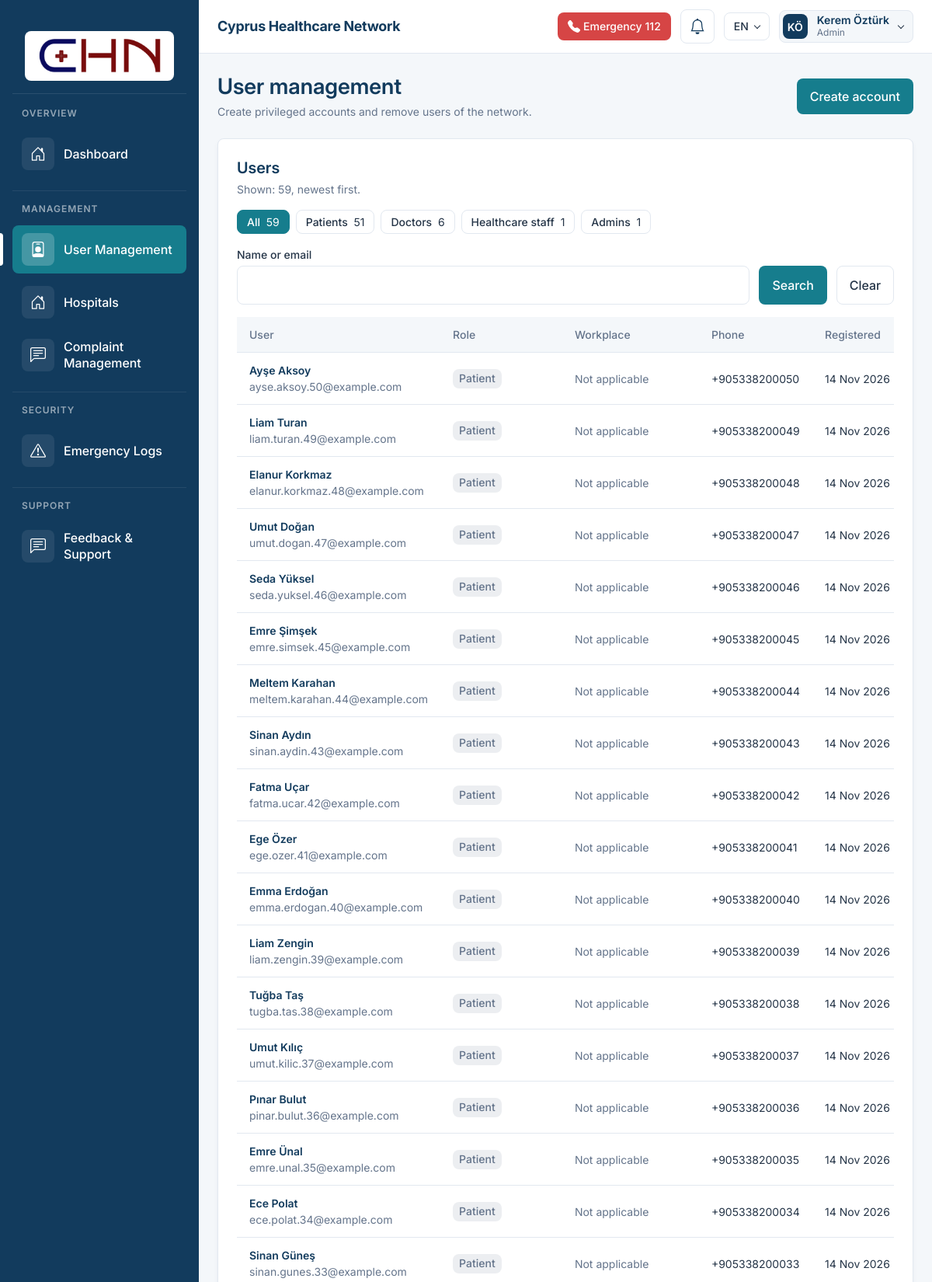
The app's page /pages/user-management.php (signed in, upper part) with its own data.
### tables this page shows
CREATE TABLE `user` (
  `user_id` INT NOT NULL AUTO_INCREMENT,
  `email` VARCHAR(255) NOT NULL,
  `password` VARCHAR(255) NOT NULL,  
  `role` ENUM('patient','doctor','healthcare_staff','admin') NOT NULL DEFAULT 'patient',
  `name` VARCHAR(255) NOT NULL,
  `surname` VARCHAR(255) NOT NULL,
  `gender` VARCHAR(255) NULL,
  `birth_date` DATE NULL,
  `nationality` CHAR(2) NULL,
  `national_id` VARCHAR(50) NULL,
  `phone` VARCHAR(16) NULL,
  `verify` TINYINT(1) NOT NULL DEFAULT 0,
  `verify_token` VARCHAR(64) NULL,
  `failed_attempts` TINYINT UNSIGNED NOT NULL DEFAULT 0,
  `locked_until` DATETIME NULL,
  `created_at` DATETIME NOT NULL DEFAULT CURRENT_TIMESTAMP,
  PRIMARY KEY (`user_id`),
  UNIQUE KEY `uq_user_email` (`email`),
  KEY `idx_user_verify_token` (`verify_token`)
);

### pages/user-management.php (the view, shortened to what the rows shown need)
<?php
$chnProjectRoot = dirname(__DIR__);
require_once $chnProjectRoot . '/backend/auth.php';
require_once $chnProjectRoot . '/include/i18n.php';
require_once $chnProjectRoot . '/include/departments.php';
$sessionUser = requireRole(['admin'], false);
$usersRoles = [
    'patient'          => t('role.patient'),
    'doctor'           => t('role.doctor'),
    'healthcare_staff' => t('role.healthcare_staff'),
    'admin'            => t('role.admin'),
];
$usersRoleBadges = [
    'patient'          => 'neutral',
    'doctor'           => 'info',
    'healthcare_staff' => 'success',
    'admin'            => 'warning',
];
$usersRoleTabs = [
    'patient'          => t('users.tab_patient'),
    'doctor'           => t('users.tab_doctor'),
    'healthcare_staff' => t('users.tab_healthcare_staff'),
    'admin'            => t('users.tab_admin'),
];
function usersEscape(string $value): string
{
    return htmlspecialchars($value, ENT_QUOTES | ENT_SUBSTITUTE, 'UTF-8');
}
function usersUrl(array $state, array $changes = []): string
{
    $params = array_filter(
        array_merge($state, $changes),
        static fn ($value): bool => $value !== null && $value !== ''
    );
    return $params === [] ? 'user-management.php' : 'user-management.php?' . http_build_query($params);
}
function usersWorkplace(array $user, array $hospitals, array $departments): string
{
    $deptId = $user['department_id'] !== null ? (int) $user['department_id'] : null;
    $department = $deptId !== null && isset($departments[$deptId]) ? $departments[$deptId] : null;
    $hospitalId = $user['hospital_id'] !== null
        ? (int) $user['hospital_id']
        : ($department !== null && $department['hospital_id'] !== null ? (int) $department['hospital_id'] : null);
    if ($hospitalId === null || !isset($hospitals[$hospitalId])) {
        return '';
    }
    return ($department !== null ? chnDepartmentLabel($department['department_name']) . ' · ' : '') . $hospitals[$hospitalId];
}
$usersHospitals = [];
$usersDepartments = [];
$usersAll = [];
try {
    $pdo = chnGetPdo();
    $hospRows = $pdo->query('SELECT hospital_id, hospital_name FROM `hospital` ORDER BY hospital_name ASC')->fetchAll();
    foreach ($hospRows as $row) {
        $usersHospitals[(int) $row['hospital_id']] = (string) $row['hospital_name'];
    }
    $deptRows = $pdo->query('SELECT department_id, department_name, hospital_id FROM `department` ORDER BY department_name ASC')->fetchAll();
    foreach ($deptRows as $row) {
        $usersDepartments[(int) $row['department_id']] = [
            'department_name' => (string) $row['department_name'],
            'hospital_id' => $row['hospital_id'] !== null ? (int) $row['hospital_id'] : null,
        ];
    }
    $userRows = $pdo->query(
        'SELECT u.user_id, u.email, u.role, u.name, u.surname, u.gender, u.phone,
                u.birth_date, u.nationality, u.national_id, u.created_at,
                COALESCE(s.hospital_id, dd.hospital_id) AS hospital_id,
                COALESCE(d.department_id, s.department_id) AS department_id
         FROM `user` u
         LEFT JOIN `doctor` d ON d.user_id = u.user_id
         LEFT JOIN `department` dd ON dd.department_id = d.department_id
         LEFT JOIN `staff` s ON s.user_id = u.user_id
         ORDER BY u.created_at DESC, u.user_id DESC'
    )->fetchAll();
    foreach ($userRows as $row) {
        $uid = (int) $row['user_id'];
        $usersAll[$uid] = [
            'user_id' => $uid,
            'name' => (string) $row['name'],
            'surname' => (string) $row['surname'],
            'email' => (string) $row['email'],
            'role' => (string) $row['role'],
            'gender' => $row['gender'] !== null ? (string) $row['gender'] : '',
            'phone' => $row['phone'] !== null ? (string) $row['phone'] : null,
            'birth_date' => $row['birth_date'] !== null ? (string) $row['birth_date'] : '',
            'nationality' => $row['nationality'] !== null ? (string) $row['nationality'] : '',
            'national_id' => $row['national_id'] !== null ? (string) $row['national_id'] : '',
            'hospital_id' => $row['hospital_id'] !== null ? (int) $row['hospital_id'] : null,
            'department_id' => $row['department_id'] !== null ? (int) $row['department_id'] : null,
            'created_at' => (string) $row['created_at'],
        ];
    }
} catch (Throwable $e) {
    chnLogError('User management load error: ' . $e->getMessage());
}
$usersFilterRole = isset($_GET['filter_role']) && is_string($_GET['filter_role']) && isset($usersRoles[$_GET['filter_role']])
    ? $_GET['filter_role']
    : null;
$usersQuery = isset($_GET['q']) && is_string($_GET['q']) ? mb_substr(trim($_GET['q']), 0, 100) : '';
$usersState = ['filter_role' => $usersFilterRole, 'q' => $usersQuery];
$usersMatching = array_filter($usersAll, static function (array $user) use ($usersQuery): bool {
    return $usersQuery === ''
        || mb_stripos($user['name'] . ' ' . $user['surname'], $usersQuery) !== false
        || mb_stripos($user['email'], $usersQuery) !== false;
});
$usersCounts = array_fill_keys(array_keys($usersRoles), 0);
foreach ($usersMatching as $usersItem) {
    if (isset($usersCounts[$usersItem['role']])) {
        $usersCounts[$usersItem['role']] += 1;
    }
}
$usersRows = array_filter(
    $usersMatching,
    static fn (array $user): bool => $usersFilterRole === null || $user['role'] === $usersFilterRole
);
$chnUserName = trim($sessionUser['name'] . ' ' . $sessionUser['surname']);
?>
<!DOCTYPE html>
<html lang="<?= usersEscape(chnLang()) ?>">
<head>
    <link rel="stylesheet" href="../css/style.css?v=<?= filemtime($chnProjectRoot . '/css/style.css') ?>">
    <link rel="stylesheet" href="../css/user-management.css?v=<?= filemtime($chnProjectRoot . '/css/user-management.css') ?>">
</head>
<body>
<?php
require $chnProjectRoot . '/include/left-sidebar.php';
require $chnProjectRoot . '/include/top-bar.php';
?>
<main class="content" id="main-content" tabindex="-1">
    <div class="content__inner users">
        <div class="page-header">
            <div>
                <h1 class="page-header__title"><?= te('users.title') ?></h1>
            </div>
        </div>
        <section class="card users-list" id="users-list" aria-labelledby="users-list-title">
            <header class="card__header">
                <div>
                    <h2 class="card__title" id="users-list-title"><?= te('users.list_title') ?></h2>
                </div>
            </header>
            <nav aria-label="<?= te('users.filter_by_role') ?>">
                <ul class="users-tabs">
                    <?php foreach ($usersRoleTabs as $usersRoleKey => $usersRoleLabel): ?>
                        <li>
                            <a class="users-tabs__link" href="<?= usersEscape(usersUrl($usersState, ['filter_role' => $usersRoleKey]) . '#users-list') ?>"
                               <?= $usersFilterRole === $usersRoleKey ? 'aria-current="page"' : '' ?>>
                                <?= usersEscape($usersRoleLabel) ?> <span class="users-tabs__count" data-users-count="<?= usersEscape($usersRoleKey) ?>"><?= (int) $usersCounts[$usersRoleKey] ?></span>
                            </a>
                        </li>
                    <?php endforeach; ?>
                </ul>
            </nav>
            <div class="table-responsive" id="users-table" <?= $usersRows === [] ? 'hidden' : '' ?>>
                <table class="table users-table">
                    <thead>
                        <tr>
                            <th scope="col"><?= te('users.col_user') ?></th>
                            <th scope="col"><?= te('users.role') ?></th>
                            <th scope="col"><?= te('users.col_workplace') ?></th>
                            <th scope="col"><?= te('users.phone') ?></th>
                            <th scope="col"><?= te('users.col_registered') ?></th>
                        </tr>
                    </thead>
                    <tbody>
                        <?php foreach ($usersRows as $usersId => $usersItem): ?>
                            <?php
                                $usersFullName = $usersItem['name'] . ' ' . $usersItem['surname'];
                                $usersWorkplace = usersWorkplace($usersItem, $usersHospitals, $usersDepartments);
                                $usersCreated = new DateTimeImmutable($usersItem['created_at']);
                            ?>
                            <tr data-users-row="<?= (int) $usersId ?>" data-users-role="<?= usersEscape($usersItem['role']) ?>">
                                <th scope="row">
                                    <span class="users-table__name">
                                        <?= usersEscape($usersFullName) ?>
                                    </span>
                                    <span class="users-table__sub"><?= usersEscape($usersItem['email']) ?></span>
                                </th>
                                <td><span class="badge badge--<?= usersEscape($usersRoleBadges[$usersItem['role']] ?? 'neutral') ?>"><?= usersEscape($usersRoles[$usersItem['role']] ?? $usersItem['role']) ?></span></td>
                                <td class="users-table__workplace"><?= $usersWorkplace !== '' ? usersEscape($usersWorkplace) : '<span class="users-table__none">' . te('users.not_applicable') . '</span>' ?></td>
                                <td class="users-table__nowrap"><?= $usersItem['phone'] !== null && $usersItem['phone'] !== '' ? usersEscape($usersItem['phone']) : '<span class="users-table__none">' . te('users.not_provided') . '</span>' ?></td>
                                <td class="users-table__nowrap"><time datetime="<?= usersEscape($usersCreated->format('Y-m-d')) ?>"><?= usersEscape(chnDate($usersCreated, 'medium')) ?></time></td>
                            </tr>
                        <?php endforeach; ?>
                    </tbody>
                </table>
            </div>
        </section>
    </div>
</main>
</body>
</html>

### include/top-bar.php (shortened to what the rows shown need)
<?php
require_once __DIR__ . '/i18n.php';
$chnSessionActive = session_status() === PHP_SESSION_ACTIVE;
$chnResolvedName = (isset($chnUserName) && trim((string) $chnUserName) !== '')
    ? trim((string) $chnUserName)
    : ($chnSessionActive
        ? ($_SESSION['user_name'] ?? $_SESSION['full_name'] ?? $_SESSION['name'] ?? 'Patient User')
        : 'Patient User');
$chnResolvedRole = (isset($chnUserRole) && trim((string) $chnUserRole) !== '')
    ? trim((string) $chnUserRole)
    : ($chnSessionActive
        ? ($_SESSION['user_role'] ?? $_SESSION['role'] ?? 'Patient')
        : 'Patient');
$chnAccountLinkRole = str_replace([' ', '-'], '_', strtolower(trim((string) $chnResolvedRole)));
foreach (['patient', 'doctor', 'healthcare_staff', 'admin'] as $chnRoleKey) {
    if ($chnAccountLinkRole === $chnRoleKey || (string) $chnResolvedRole === t('role.' . $chnRoleKey)) {
        $chnAccountLinkRole = $chnRoleKey;
        $chnResolvedRole = t('role.' . $chnRoleKey);
        break;
    }
}
$chnEscapedName = htmlspecialchars((string) $chnResolvedName, ENT_QUOTES, 'UTF-8');
$chnEscapedRole = htmlspecialchars((string) $chnResolvedRole, ENT_QUOTES, 'UTF-8');
?>
<header class="topbar" aria-label="<?= te('topbar.label') ?>">
    <div class="topbar__actions">
        <div class="topbar__dropdown" id="chn-user-dropdown" data-dropdown>
            <button type="button" class="topbar__user"
                    id="chn-user-toggle" data-dropdown-toggle
                    aria-haspopup="true" aria-expanded="false"
                    aria-controls="chn-user-menu"
                    aria-label="<?= te('topbar.account_menu', ['name' => (string) $chnResolvedName]) ?>">
                <span class="topbar__user-info">
                    <span class="topbar__user-name"><?= $chnEscapedName ?></span>
                    <span class="topbar__user-role"><?= $chnEscapedRole ?></span>
                </span>
            </button>
        </div>
    </div>
</header>

### records on screen
user: chnEscapedName "Kerem Öztürk"
user: user_id "6"
user: usersEscape($usersFullName) "Ayşe Aksoy", email "ayse.aksoy.50@example.com", role "Patient", phone "+905338200050", created_at "14 Nov 2026"
user: usersEscape($usersFullName) "Liam Turan", email "liam.turan.49@example.com", role "Patient", phone "+905338200049", created_at "14 Nov 2026"
user: usersEscape($usersFullName) "Elanur Korkmaz", email "elanur.korkmaz.48@example.com", role "Patient", phone "+905338200048", created_at "14 Nov 2026"
user: usersEscape($usersFullName) "Umut Doğan", email "umut.dogan.47@example.com", role "Patient", phone "+905338200047", created_at "14 Nov 2026"
user: usersEscape($usersFullName) "Seda Yüksel", email "seda.yuksel.46@example.com", role "Patient", phone "+905338200046", created_at "14 Nov 2026"
user: usersEscape($usersFullName) "Emre Şimşek", email "emre.simsek.45@example.com", role "Patient", phone "+905338200045", created_at "14 Nov 2026"
user: usersEscape($usersFullName) "Meltem Karahan", email "meltem.karahan.44@example.com", role "Patient", phone "+905338200044", created_at "14 Nov 2026"
user: usersEscape($usersFullName) "Sinan Aydın", email "sinan.aydin.43@example.com", role "Patient", phone "+905338200043", created_at "14 Nov 2026"
user: usersEscape($usersFullName) "Fatma Uçar", email "fatma.ucar.42@example.com", role "Patient", phone "+905338200042", created_at "14 Nov 2026"
user: usersEscape($usersFullName) "Ege Özer", email "ege.ozer.41@example.com", role "Patient", phone "+905338200041", created_at "14 Nov 2026"
user: usersEscape($usersFullName) "Emma Erdoğan", email "emma.erdogan.40@example.com", role "Patient", phone "+905338200040", created_at "14 Nov 2026"
user: usersEscape($usersFullName) "Liam Zengin", email "liam.zengin.39@example.com", role "Patient", phone "+905338200039", created_at "14 Nov 2026"
user: usersEscape($usersFullName) "Tuğba Taş", email "tugba.tas.38@example.com", role "Patient", phone "+905338200038", created_at "14 Nov 2026"
user: usersEscape($usersFullName) "Umut Kılıç", email "umut.kilic.37@example.com", role "Patient", phone "+905338200037", created_at "14 Nov 2026"
user: usersEscape($usersFullName) "Pınar Bulut", email "pinar.bulut.36@example.com", role "Patient", phone "+905338200036", created_at "14 Nov 2026"
user: usersEscape($usersFullName) "Emre Ünal", email "emre.unal.35@example.com", role "Patient", phone "+905338200035", created_at "14 Nov 2026"
user: usersEscape($usersFullName) "Ece Polat", email "ece.polat.34@example.com", role "Patient", phone "+905338200034", created_at "14 Nov 2026"
user: usersEscape($usersFullName) "Sinan Güneş", email "sinan.gunes.33@example.com", role "Patient", phone "+905338200033", created_at "14 Nov 2026"

### other values on screen
te('sidebar.group_' . $chnGroup) "OVERVIEW"
$chnLabel "Dashboard"
te('sidebar.group_' . $chnGroup) "MANAGEMENT"
$chnLabel "User Management"
$chnLabel "Hospitals"
$chnLabel "Complaint Management"
te('sidebar.group_' . $chnGroup) "SECURITY"
$chnLabel "Emergency Logs"
te('sidebar.group_' . $chnGroup) "SUPPORT"
$chnLabel "Feedback & Support"
te('common.emergency') "Emergency"
$chnLanguages[$chnActiveLang]['code'] "EN"
$chnEscapedInitials "KÖ"
$chnEscapedRole "Admin"
te('users.title') "User management"
